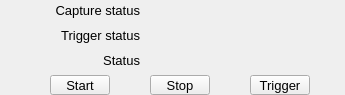
    <widget class="PyDMFrame" name="composite_1">
      <property name="geometry">
        <rect>
          <x>415</x>
          <y>470</y>
          <width>345</width>
          <height>95</height>
        </rect>
      </property>
      <widget class="QLabel" name="text_14">
        <property name="geometry">
          <rect>
            <x>0</x>
            <y>0</y>
            <width>140</width>
            <height>20</height>
          </rect>
        </property>
        <property name="text">
          <string>Capture status</string>
        </property>
        <property name="font" stdset="0">
          <font>
            <pointsize>10</pointsize>
          </font>
        </property>
        <property name="brush" stdset="0">
          <brush brushstyle="SolidPattern">
            <color alpha="255">
              <red>0</red>
              <green>0</green>
              <blue>0</blue>
            </color>
          </brush>
        </property>
        <property name="toolTip">
          <string>text_14</string>
        </property>
        <property name="alignment">
          <set>Qt::AlignRight|Qt::AlignTrailing|Qt::AlignVCenter</set>
        </property>
        <property name="styleSheet">
          <string notr="true">QLabel#text_14 {
  color: rgb(0, 0, 0);
  }</string>
        </property>
      </widget>
      <widget class="QLabel" name="text_15">
        <property name="geometry">
          <rect>
            <x>0</x>
            <y>25</y>
            <width>140</width>
            <height>20</height>
          </rect>
        </property>
        <property name="text">
          <string>Trigger status</string>
        </property>
        <property name="font" stdset="0">
          <font>
            <pointsize>10</pointsize>
          </font>
        </property>
        <property name="brush" stdset="0">
          <brush brushstyle="SolidPattern">
            <color alpha="255">
              <red>0</red>
              <green>0</green>
              <blue>0</blue>
            </color>
          </brush>
        </property>
        <property name="toolTip">
          <string>text_15</string>
        </property>
        <property name="alignment">
          <set>Qt::AlignRight|Qt::AlignTrailing|Qt::AlignVCenter</set>
        </property>
        <property name="styleSheet">
          <string notr="true">QLabel#text_15 {
  color: rgb(0, 0, 0);
  }</string>
        </property>
      </widget>
      <widget class="PyDMLabel" name="text_update_10">
        <property name="geometry">
          <rect>
            <x>145</x>
            <y>51</y>
            <width>200</width>
            <height>18</height>
          </rect>
        </property>
        <property name="toolTip">
          <string>PV: ${prefix}StatusMessage</string>
        </property>
        <property name="channel" stdset="0">
          <string>ca://${prefix}StatusMessage</string>
        </property>
        <property name="font" stdset="0">
          <font>
            <pointsize>10</pointsize>
          </font>
        </property>
        <property name="alignment">
          <set>Qt::AlignLeading|Qt::AlignLeft|Qt::AlignVCenter</set>
        </property>
        <property name="textInteractionFlags">
          <set>Qt::TextSelectableByKeyboard|Qt::TextSelectableByMouse</set>
        </property>
        <property name="styleSheet">
          <string notr="true">PyDMLabel#text_update_10 {
  color: rgb(10, 0, 184);
  background-color: rgb(218, 218, 218);
  }</string>
        </property>
      </widget>
      <widget class="PyDMPushButton" name="message_button">
        <property name="geometry">
          <rect>
            <x>150</x>
            <y>75</y>
            <width>60</width>
            <height>20</height>
          </rect>
        </property>
        <property name="text">
          <string>Stop</string>
        </property>
        <property name="font" stdset="0">
          <font>
            <pointsize>10</pointsize>
          </font>
        </property>
        <property name="toolTip">
          <string>${prefix}Capture</string>
        </property>
        <property name="channel" stdset="0">
          <string>ca://${prefix}Capture</string>
        </property>
        <property name="pressValue" stdset="0">
          <string>0</string>
        </property>
        <property name="styleSheet">
          <string notr="true">PyDMPushButton#message_button {
  color: rgb(0, 0, 0);
  background-color: rgb(115, 223, 255);
  }</string>
        </property>
      </widget>
      <widget class="PyDMPushButton" name="message_button_1">
        <property name="geometry">
          <rect>
            <x>50</x>
            <y>75</y>
            <width>60</width>
            <height>20</height>
          </rect>
        </property>
        <property name="text">
          <string>Start</string>
        </property>
        <property name="font" stdset="0">
          <font>
            <pointsize>10</pointsize>
          </font>
        </property>
        <property name="toolTip">
          <string>${prefix}Capture</string>
        </property>
        <property name="channel" stdset="0">
          <string>ca://${prefix}Capture</string>
        </property>
        <property name="pressValue" stdset="0">
          <string>1</string>
        </property>
        <property name="styleSheet">
          <string notr="true">PyDMPushButton#message_button_1 {
  color: rgb(0, 0, 0);
  background-color: rgb(115, 223, 255);
  }</string>
        </property>
      </widget>
      <widget class="PyDMPushButton" name="message_button_2">
        <property name="geometry">
          <rect>
            <x>250</x>
            <y>75</y>
            <width>60</width>
            <height>20</height>
          </rect>
        </property>
        <property name="text">
          <string>Trigger</string>
        </property>
        <property name="font" stdset="0">
          <font>
            <pointsize>10</pointsize>
          </font>
        </property>
        <property name="toolTip">
          <string>${prefix}Trigger</string>
        </property>
        <property name="channel" stdset="0">
          <string>ca://${prefix}Trigger</string>
        </property>
        <property name="pressValue" stdset="0">
          <string>1</string>
        </property>
        <property name="styleSheet">
          <string notr="true">PyDMPushButton#message_button_2 {
  color: rgb(0, 0, 0);
  background-color: rgb(115, 223, 255);
  }</string>
        </property>
      </widget>
      <widget class="PyDMLabel" name="text_update_11">
        <property name="geometry">
          <rect>
            <x>145</x>
            <y>26</y>
            <width>120</width>
            <height>18</height>
          </rect>
        </property>
        <property name="toolTip">
          <string>PV: ${prefix}Trigger_RBV</string>
        </property>
        <property name="channel" stdset="0">
          <string>ca://${prefix}Trigger_RBV</string>
        </property>
        <property name="font" stdset="0">
          <font>
            <pointsize>10</pointsize>
          </font>
        </property>
        <property name="alignment">
          <set>Qt::AlignLeading|Qt::AlignLeft|Qt::AlignVCenter</set>
        </property>
        <property name="textInteractionFlags">
          <set>Qt::TextSelectableByKeyboard|Qt::TextSelectableByMouse</set>
        </property>
        <property name="styleSheet">
          <string notr="true">PyDMLabel#text_update_11 {
  color: rgb(10, 0, 184);
  background-color: rgb(45, 45, 45);
  }</string>
        </property>
      </widget>
      <widget class="PyDMLabel" name="text_update_12">
        <property name="geometry">
          <rect>
            <x>145</x>
            <y>1</y>
            <width>120</width>
            <height>18</height>
          </rect>
        </property>
        <property name="toolTip">
          <string>PV: ${prefix}Capture_RBV</string>
        </property>
        <property name="channel" stdset="0">
          <string>ca://${prefix}Capture_RBV</string>
        </property>
        <property name="font" stdset="0">
          <font>
            <pointsize>10</pointsize>
          </font>
        </property>
        <property name="alignment">
          <set>Qt::AlignLeading|Qt::AlignLeft|Qt::AlignVCenter</set>
        </property>
        <property name="textInteractionFlags">
          <set>Qt::TextSelectableByKeyboard|Qt::TextSelectableByMouse</set>
        </property>
        <property name="styleSheet">
          <string notr="true">PyDMLabel#text_update_12 {
  color: rgb(10, 0, 184);
  background-color: rgb(45, 45, 45);
  }</string>
        </property>
      </widget>
      <widget class="QLabel" name="text_16">
        <property name="geometry">
          <rect>
            <x>80</x>
            <y>50</y>
            <width>60</width>
            <height>20</height>
          </rect>
        </property>
        <property name="text">
          <string>Status</string>
        </property>
        <property name="font" stdset="0">
          <font>
            <pointsize>10</pointsize>
          </font>
        </property>
        <property name="brush" stdset="0">
          <brush brushstyle="SolidPattern">
            <color alpha="255">
              <red>0</red>
              <green>0</green>
              <blue>0</blue>
            </color>
          </brush>
        </property>
        <property name="toolTip">
          <string>text_16</string>
        </property>
        <property name="alignment">
          <set>Qt::AlignRight|Qt::AlignTrailing|Qt::AlignVCenter</set>
        </property>
        <property name="styleSheet">
          <string notr="true">QLabel#text_16 {
  color: rgb(0, 0, 0);
  }</string>
        </property>
      </widget>
    </widget>
